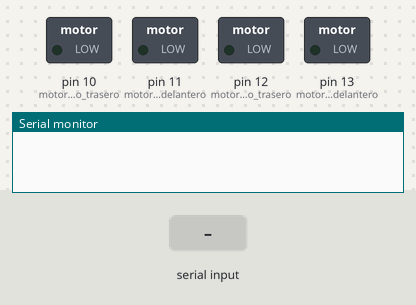
Recording of a sketch running on a simulated Arduino Uno, built with avr-gcc and run on an emulated ATmega328P. On the bench: switched loads named in the sketch (green lamp = pin HIGH), the last lines printed to the serial monitor. The test bench sets the inputs (shaded band).

Above: at 1.2 s.
1.3 s: "F" received over Serial
At 1.7 s:
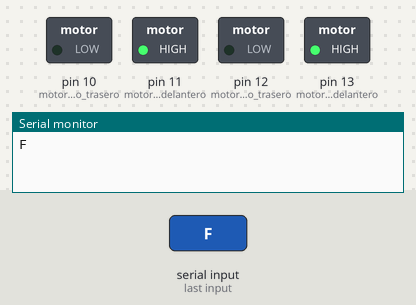
2.9 s: "B" received over Serial
At 4.1 s:
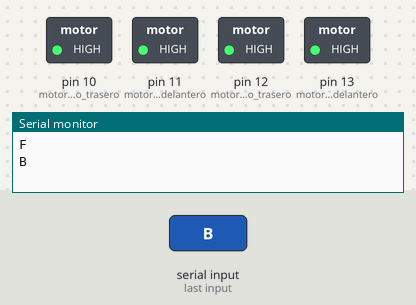
Timing chart, 0 to 5.9 s (numbered marks = the images above; inputs shaded):
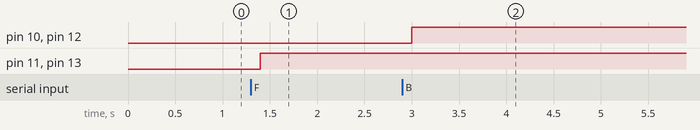

The sketch:

sketch_oct27a.ino
```cpp
char t;

void setup() {
pinMode(13,OUTPUT);   //motor izquierdo delantero
pinMode(12,OUTPUT);   //motor izquierdo trasero
pinMode(11,OUTPUT);   //motor derecho delantero
pinMode(10,OUTPUT);   //motor derecho trasero
Serial.begin(9600);
}

void loop() {
if(Serial.available()){
  t = Serial.read();
  Serial.println(t);
}

if(t == 'F'){            //mover hacia adelante
  digitalWrite(13,HIGH);
  digitalWrite(11,HIGH);
}

else if(t == 'B'){      //mover hacia atras
  digitalWrite(12,HIGH);
  digitalWrite(10,HIGH);
}

else if(t == 'L'){      //girar a la derecha
  digitalWrite(11,HIGH);
}

else if(t == 'R'){      //girar a la izquierda
  digitalWrite(13,HIGH);
}

else if(t == 'S'){      //STOP
  digitalWrite(13,LOW);
  digitalWrite(12,LOW);
  digitalWrite(11,LOW);
  digitalWrite(10,LOW);
}
delay(100);
}
```

Measured:
- after the input at 1.3 s, pin 11 (motor_derecho_delantero), pin 13 (motor_izquierdo_delantero): LOW → HIGH after 0.10 s
- after the input at 2.9 s, pin 10 (motor_derecho_trasero), pin 12 (motor_izquierdo_trasero): LOW → HIGH after 0.10 s
